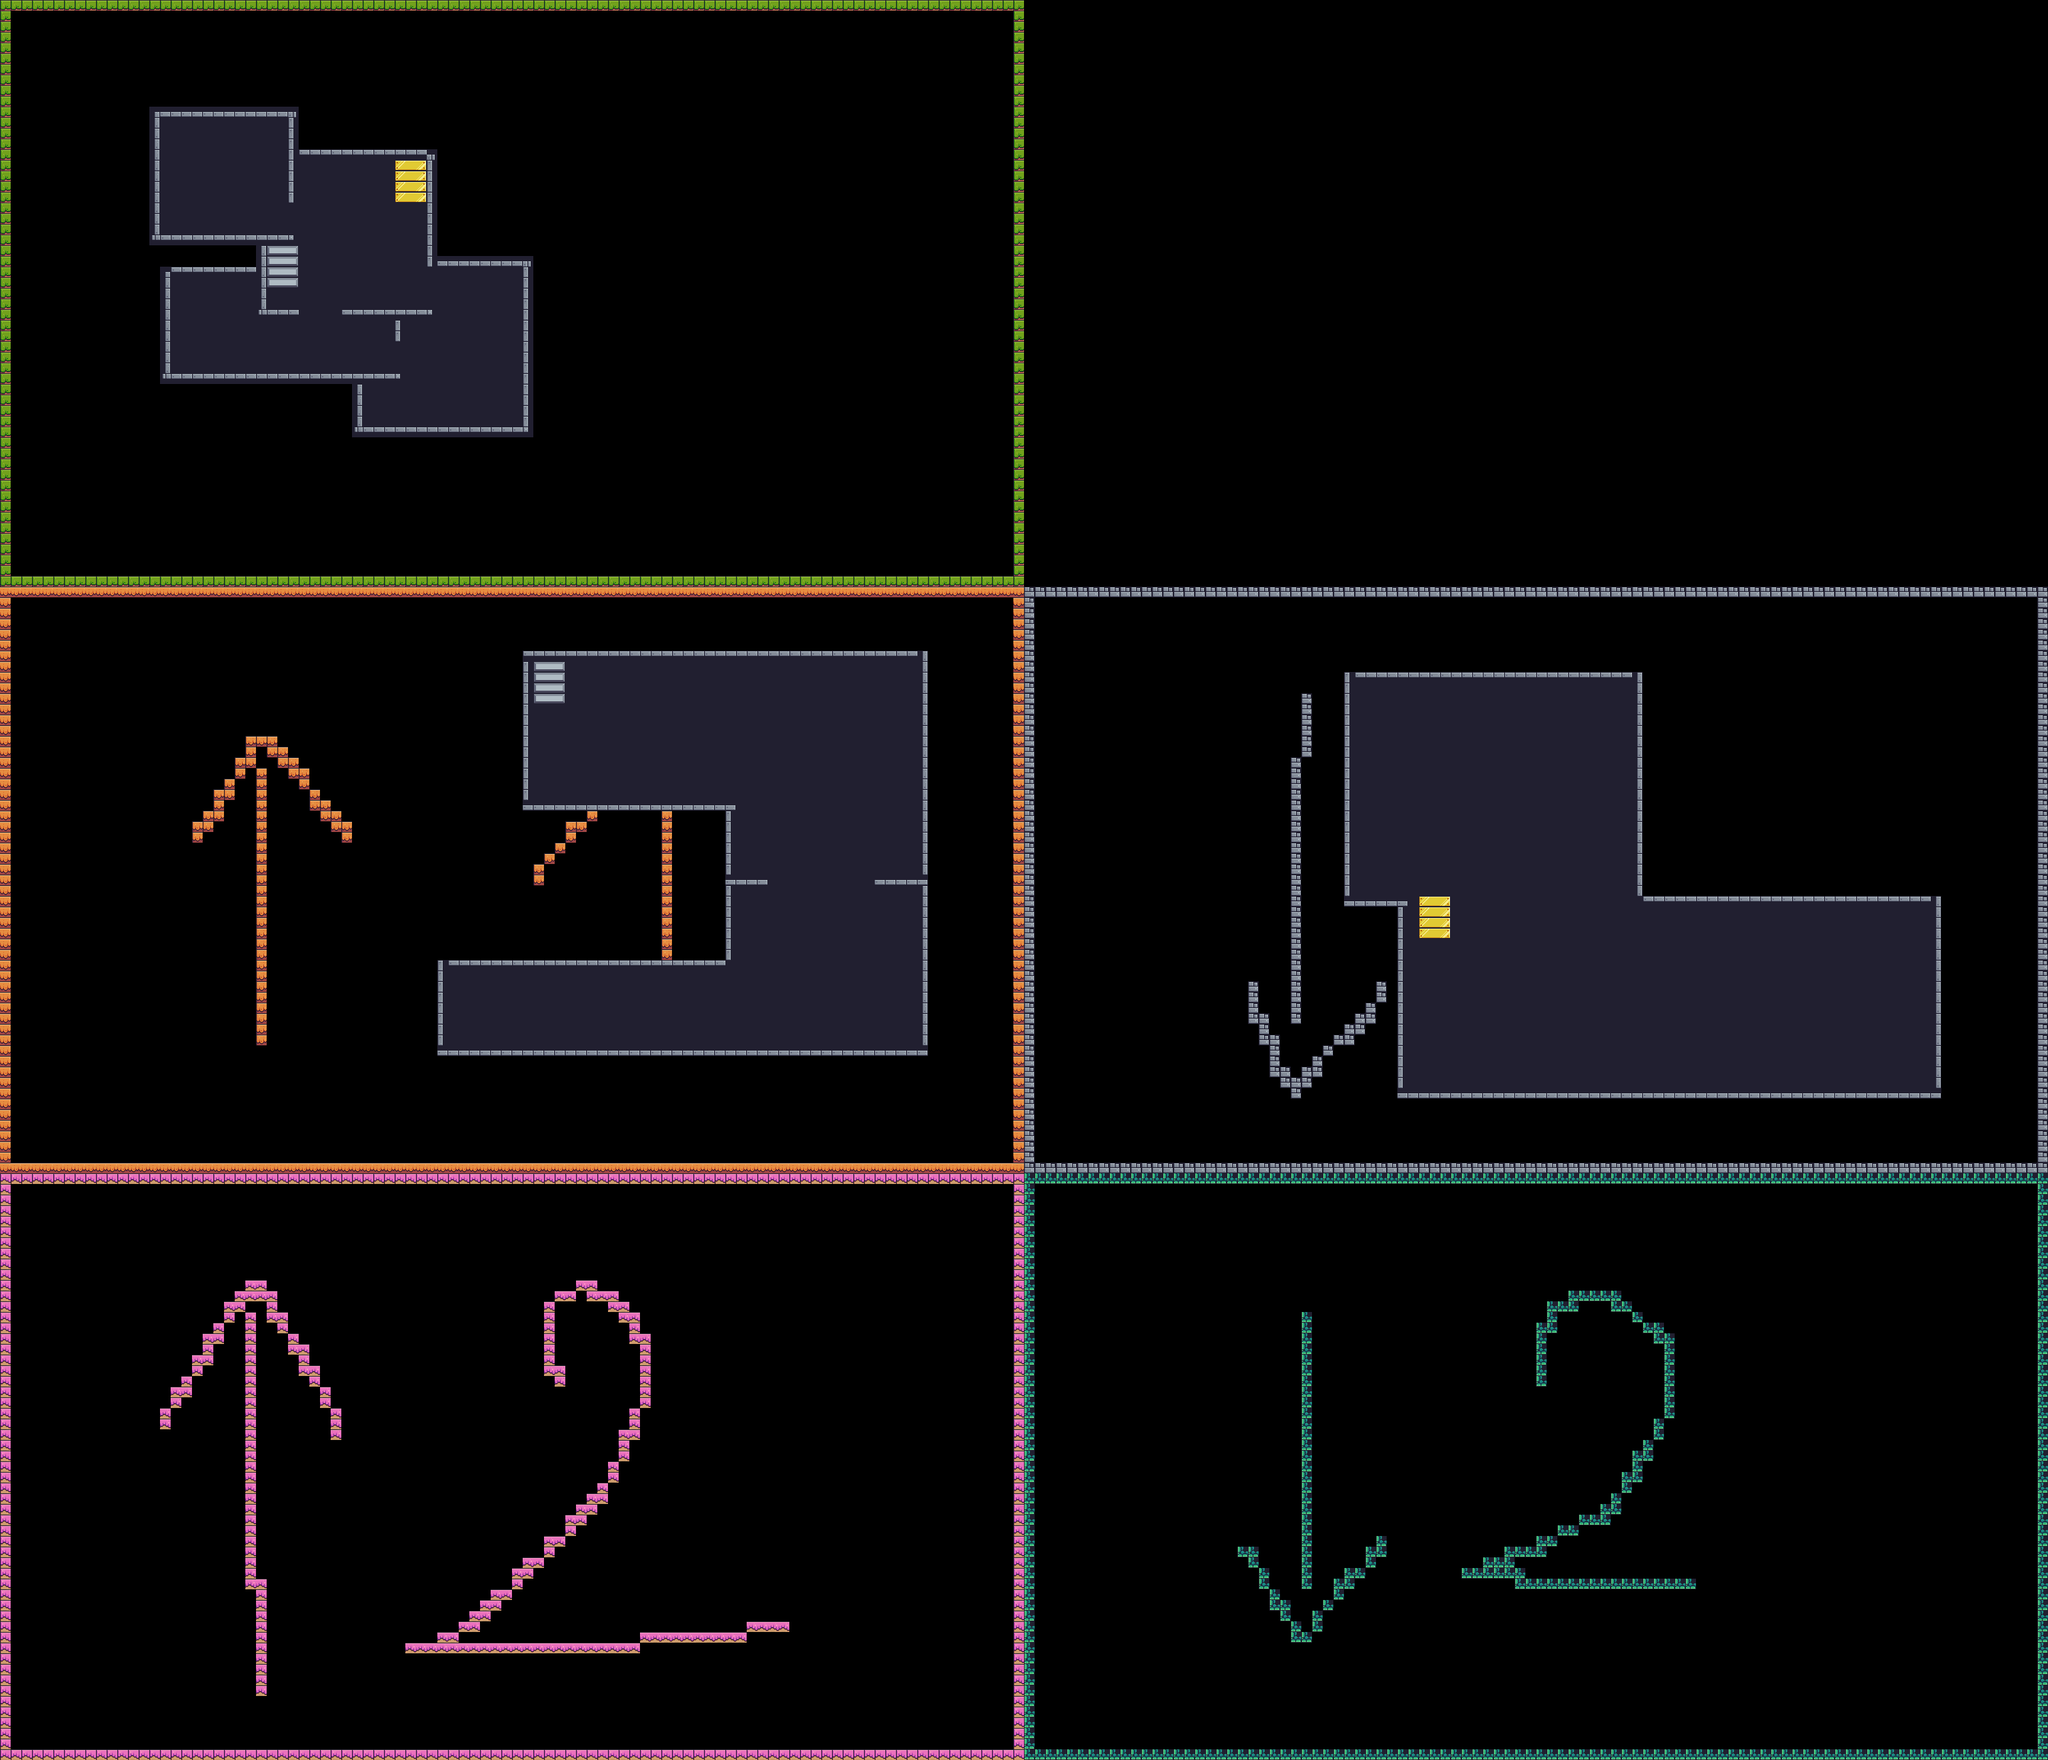

This is a level from a 2D game, rendered from its Tiled map with the project's own tilesets. A one-line summary and the map file follow, with tile-layer data summarised:
An orthogonal 192x165 tile map with 16x16 px tiles, 2 tile layers (Background, Walls) and 117 objects (39x MortalActionPoint, 21x Ghost, 7x Room, 6x Mortal, 4x MortalSpecialPoint_Stairs).

<map version="1.10" tiledversion="1.11.2" orientation="orthogonal" renderorder="right-down" width="192" height="165" tilewidth="16" tileheight="16" infinite="0" nextlayerid="8" nextobjectid="139">
 <tileset firstgid="1" source="Terrain (16x16).tsx" />
 <layer id="2" name="Background" width="192" height="165">
  <data>[31680 cells, 5556 non-empty, 14 distinct tile ids]</data>
 </layer>
 <layer id="1" name="Walls" width="192" height="165">
  <data>[31680 cells, 572 non-empty, 8 distinct tile ids]</data>
 </layer>
 <objectgroup id="5" name="MortalDestinationPoints" visible="0">
  <object id="22" name="MortalActionPoint_0" type="MortalActionPoint" x="272" y="416" width="32" height="32" />
  <object id="23" name="MortalActionPoint_0" type="MortalActionPoint" x="380" y="300" width="32" height="32" />
  <object id="24" name="MortalActionPoint_0" type="MortalActionPoint" x="384" y="192" width="32" height="32" />
  <object id="25" name="MortalActionPoint_0" type="MortalActionPoint" x="480" y="272" width="32" height="32" />
  <object id="26" name="MortalActionPoint_0" type="MortalActionPoint" x="560" y="592" width="32" height="32" />
  <object id="27" name="MortalActionPoint_0" type="MortalActionPoint" x="592" y="412" width="32" height="32" />
  <object id="28" name="MortalActionPoint_0" type="MortalActionPoint" x="704" y="528" width="32" height="32" />
  <object id="29" name="MortalActionPoint_0" type="MortalActionPoint" x="320" y="192" width="32" height="32" />
  <object id="30" name="MortalActionPoint_0" type="MortalActionPoint" x="288" y="240" width="32" height="32" />
  <object id="31" name="MortalActionPoint_0" type="MortalActionPoint" x="320" y="296" width="32" height="32" />
  <object id="32" name="MortalActionPoint_0" type="MortalActionPoint" x="356" y="244" width="32" height="32" />
  <object id="33" name="MortalActionPoint_0" type="MortalActionPoint" x="456" y="320" width="32" height="32" />
  <object id="34" name="MortalActionPoint_0" type="MortalActionPoint" x="516" y="364" width="32" height="32" />
  <object id="35" name="MortalActionPoint_0" type="MortalActionPoint" x="532" y="256" width="32" height="32" />
  <object id="36" name="MortalActionPoint_0" type="MortalActionPoint" x="588" y="328" width="32" height="32" />
  <object id="37" name="MortalActionPoint_0" type="MortalActionPoint" x="476" y="364" width="32" height="32" />
  <object id="38" name="MortalActionPoint_0" type="MortalActionPoint" x="340" y="436" width="32" height="32" />
  <object id="39" name="MortalActionPoint_0" type="MortalActionPoint" x="504" y="412" width="32" height="32" />
  <object id="40" name="MortalActionPoint_0" type="MortalActionPoint" x="284" y="476" width="32" height="32" />
  <object id="41" name="MortalActionPoint_0" type="MortalActionPoint" x="332" y="500" width="32" height="32" />
  <object id="42" name="MortalActionPoint_0" type="MortalActionPoint" x="664" y="428" width="32" height="32" />
  <object id="43" name="MortalActionPoint_0" type="MortalActionPoint" x="700" y="468" width="32" height="32" />
  <object id="44" name="MortalActionPoint_0" type="MortalActionPoint" x="624" y="492" width="32" height="32" />
  <object id="45" name="MortalActionPoint_0" type="MortalActionPoint" x="640" y="560" width="32" height="32" />
  <object id="46" name="MortalActionPoint_0" type="MortalActionPoint" x="696" y="596" width="32" height="32" />
  <object id="47" name="MortalActionPoint_0" type="MortalActionPoint" x="740" y="564" width="32" height="32" />
  <object id="48" name="MortalActionPoint_0" type="MortalActionPoint" x="540" y="488" width="32" height="32" />
  <object id="49" name="MortalActionPoint_0" type="MortalActionPoint" x="500" y="508" width="32" height="32" />
  <object id="50" name="MortalActionPoint_0" type="MortalActionPoint" x="260" y="308" width="32" height="32" />
  <object id="51" name="MortalActionPoint_0" type="MortalActionPoint" x="456" y="484" width="32" height="32" />
  <object id="52" name="MortalActionPoint_0" type="MortalActionPoint" x="620" y="604" width="32" height="32" />
  <object id="111" name="MortalActionPoint_1" type="MortalActionPoint" x="932" y="1028" width="32" height="32" />
  <object id="112" name="MortalActionPoint_1" type="MortalActionPoint" x="1096" y="1148" width="32" height="32" />
  <object id="113" name="MortalActionPoint_1" type="MortalActionPoint" x="1304" y="1412" width="32" height="32" />
  <object id="114" name="MortalActionPoint_1" type="MortalActionPoint" x="828" y="1504" width="32" height="32" />
  <object id="115" name="MortalActionPoint_-1" type="MortalActionPoint" x="2084" y="1064" width="32" height="32" />
  <object id="116" name="MortalActionPoint_-1" type="MortalActionPoint" x="2356" y="1276" width="32" height="32" />
  <object id="117" name="MortalActionPoint_-1" type="MortalActionPoint" x="2172" y="1460" width="32" height="32" />
  <object id="118" name="MortalActionPoint_-1" type="MortalActionPoint" x="2604" y="1552" width="32" height="32" />
 </objectgroup>
 <objectgroup id="7" name="MortalSpecialPoints" visible="0">
  <object id="133" name="Stairs_0_-1" type="MortalSpecialPoint_Stairs" x="404" y="368" width="32" height="32" />
  <object id="135" name="Stairs_0_1" type="MortalSpecialPoint_Stairs" x="600" y="244" width="32" height="32" />
  <object id="136" name="Stairs_1_-1" type="MortalSpecialPoint_Stairs" x="808" y="996" width="32" height="32" />
  <object id="137" name="Stairs_-1_1" type="MortalSpecialPoint_Stairs" x="2136" y="1352" width="32" height="32" />
 </objectgroup>
 <objectgroup id="3" name="Collisions" visible="0">
  <object id="1" x="224" y="160" width="224" height="20" />
  <object id="2" x="224" y="176" width="24" height="192" />
  <object id="3" x="240" y="344" width="200" height="24" />
  <object id="4" x="424" y="176" width="24" height="128" />
  <object id="5" x="448" y="224" width="208" height="16" />
  <object id="6" x="632" y="232" width="24" height="172" />
  <object id="7" x="508" y="460" width="144" height="16" />
  <object id="8" x="384" y="364" width="16" height="108" />
  <object id="9" x="384" y="460" width="64" height="20" />
  <object id="10" x="584" y="464" width="24" height="48" />
  <object id="11" x="240" y="552" width="360" height="24" />
  <object id="12" x="240" y="400" width="24" height="160" />
  <object id="13" x="256" y="396" width="128" height="16" />
  <object id="14" x="656" y="384" width="144" height="20" />
  <object id="15" x="780" y="404" width="20" height="252" />
  <object id="16" x="528" y="576" width="24" height="80" />
  <object id="17" x="548" y="636" width="236" height="20" />
  <object id="70" x="784" y="972" width="608" height="20" />
  <object id="71" x="656" y="1440" width="444" height="24" />
  <object id="72" x="656" y="1564" width="736" height="20" />
  <object id="73" x="784" y="1192" width="316" height="24" />
  <object id="74" x="1092" y="1308" width="60" height="32" />
  <object id="75" x="1312" y="1308" width="80" height="32" />
  <object id="76" x="784" y="1004" width="16" height="188" />
  <object id="77" x="1360" y="1004" width="32" height="560" />
  <object id="78" x="1088" y="1216" width="32" height="244" />
  <object id="79" x="656" y="1464" width="32" height="100" />
  <object id="80" x="2016" y="1008" width="32" height="348" />
  <object id="81" x="2432" y="1008" width="32" height="348" />
  <object id="82" x="2016" y="1344" width="112" height="300" />
  <object id="83" x="2880" y="1344" width="32" height="296" />
  <object id="84" x="2048" y="1008" width="380" height="28" />
  <object id="85" x="2460" y="1344" width="416" height="36" />
  <object id="86" x="2084" y="1612" width="796" height="36" />
  </objectgroup>
 <objectgroup id="4" name="SpawnPoints" visible="0">
  <!-- 27 objects omitted --></objectgroup>
 <objectgroup id="6" name="Rooms">
  <!-- 7 objects omitted --></objectgroup>
</map>
<!-- 40 of 117 objects omitted -->
